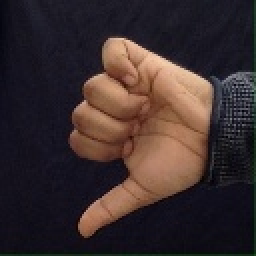
#> input picture Sign-Language-to-Text-main/dataset/test_set/9/1001.jpg, 128 x 128 px, given in place of 960.jpg, which was not available (shown 2 times larger)
$ python filter.py
#> lines starting #> are read from the running program, lines starting #| are printed output that depends on the picture
from PIL import Image

for i in range(960,1200):
    file = "9/" + str(i) + ".jpg"
    img = Image.open(file)
#> img is the input picture: PIL image 128x128 RGB; mean R, G, B 59, 45.4, 45.6
    imgGray = img.convert('L')
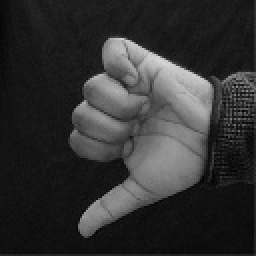
#> imgGray: PIL image 128x128 L (shown 2 times larger); min 0, max 215, mean 49.5
    bw_img = "bw_" + str(i) + ".jpg"
    imgGray.save(bw_img)
#> pass 2 of the loop `for i in range(960,1200):`:
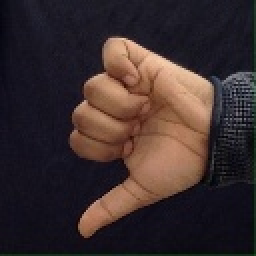
#> input picture Sign-Language-to-Text-main/dataset/test_set/9/1002.jpg, 128 x 128 px, given in place of 961.jpg, which was not available (shown 2 times larger)
#> img is the input picture: PIL image 128x128 RGB; mean R, G, B 59.2, 45.5, 45.6
#> `imgGray = img.convert('L')`:
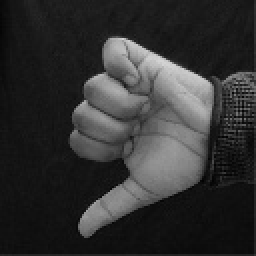
#> imgGray: PIL image 128x128 L (shown 2 times larger); min 1, max 212, mean 49.6
#> (the run stopped early here; a loop or call above may not have finished)
